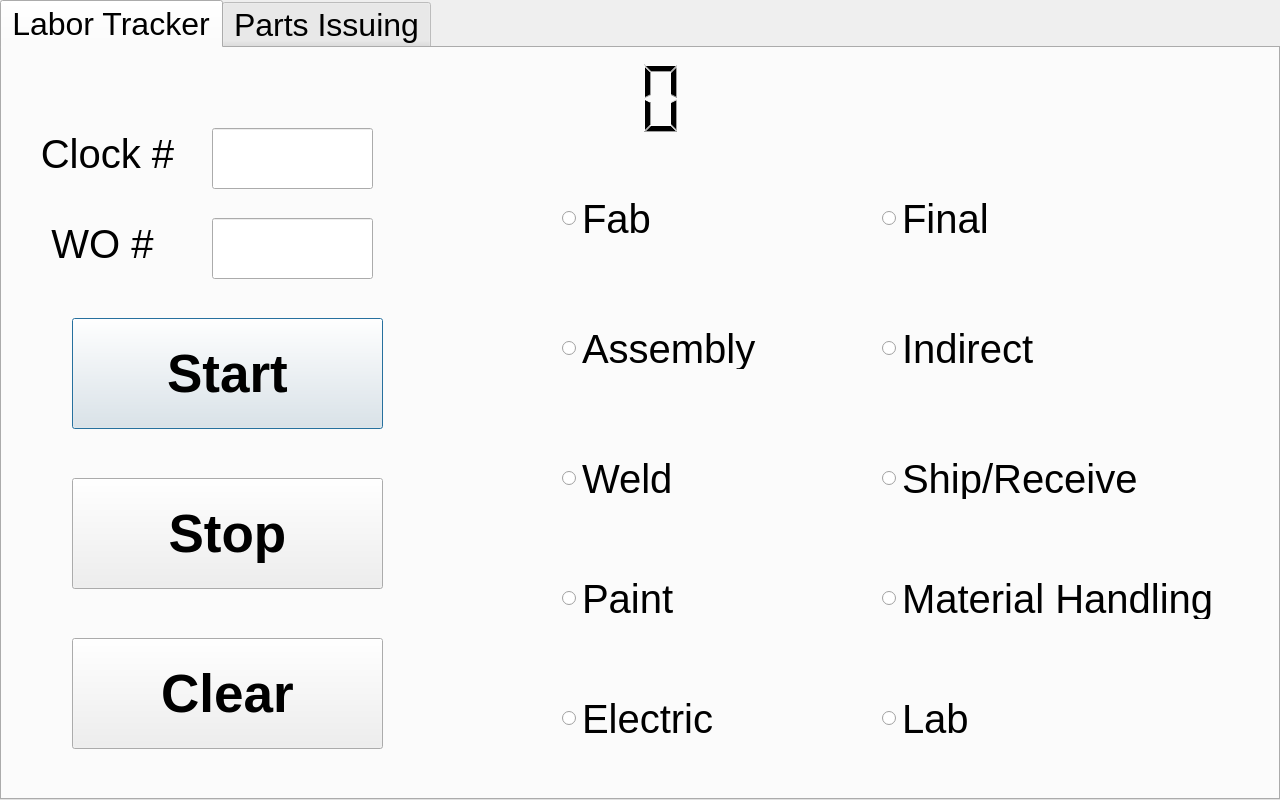
<?xml version="1.0" encoding="UTF-8"?>
<ui version="4.0">
 <class>MainWindow</class>
 <widget class="QDialog" name="MainWindow">
  <property name="geometry">
   <rect>
    <x>0</x>
    <y>0</y>
    <width>1280</width>
    <height>800</height>
   </rect>
  </property>
  <property name="minimumSize">
   <size>
    <width>1280</width>
    <height>800</height>
   </size>
  </property>
  <property name="maximumSize">
   <size>
    <width>1280</width>
    <height>800</height>
   </size>
  </property>
  <property name="cursor">
   <cursorShape>BlankCursor</cursorShape>
  </property>
  <property name="windowTitle">
   <string>Freeman Labor Tracker</string>
  </property>
  <widget class="QTabWidget" name="tabWidget">
   <property name="geometry">
    <rect>
     <x>0</x>
     <y>0</y>
     <width>1280</width>
     <height>800</height>
    </rect>
   </property>
   <property name="sizePolicy">
    <sizepolicy hsizetype="Fixed" vsizetype="Fixed">
     <horstretch>0</horstretch>
     <verstretch>0</verstretch>
    </sizepolicy>
   </property>
   <property name="minimumSize">
    <size>
     <width>1280</width>
     <height>800</height>
    </size>
   </property>
   <property name="maximumSize">
    <size>
     <width>1280</width>
     <height>800</height>
    </size>
   </property>
   <property name="font">
    <font>
     <pointsize>24</pointsize>
    </font>
   </property>
   <property name="styleSheet">
    <string notr="true"/>
   </property>
   <property name="currentIndex">
    <number>0</number>
   </property>
   <widget class="QWidget" name="tab">
    <property name="styleSheet">
     <string notr="true"/>
    </property>
    <attribute name="title">
     <string>Labor Tracker</string>
    </attribute>
    <widget class="QLineEdit" name="txtEID">
     <property name="geometry">
      <rect>
       <x>210</x>
       <y>80</y>
       <width>161</width>
       <height>61</height>
      </rect>
     </property>
     <property name="font">
      <font>
       <pointsize>30</pointsize>
      </font>
     </property>
     <property name="alignment">
      <set>Qt::AlignCenter</set>
     </property>
    </widget>
    <widget class="QLabel" name="lblClock">
     <property name="geometry">
      <rect>
       <x>10</x>
       <y>80</y>
       <width>191</width>
       <height>51</height>
      </rect>
     </property>
     <property name="font">
      <font>
       <pointsize>30</pointsize>
      </font>
     </property>
     <property name="text">
      <string>Clock #</string>
     </property>
     <property name="alignment">
      <set>Qt::AlignCenter</set>
     </property>
    </widget>
    <widget class="QLineEdit" name="txtWOID">
     <property name="geometry">
      <rect>
       <x>210</x>
       <y>170</y>
       <width>161</width>
       <height>61</height>
      </rect>
     </property>
     <property name="font">
      <font>
       <pointsize>30</pointsize>
      </font>
     </property>
     <property name="alignment">
      <set>Qt::AlignCenter</set>
     </property>
    </widget>
    <widget class="QLabel" name="lblWOID">
     <property name="geometry">
      <rect>
       <x>10</x>
       <y>170</y>
       <width>181</width>
       <height>51</height>
      </rect>
     </property>
     <property name="font">
      <font>
       <pointsize>30</pointsize>
      </font>
     </property>
     <property name="text">
      <string>WO #</string>
     </property>
     <property name="alignment">
      <set>Qt::AlignCenter</set>
     </property>
    </widget>
    <widget class="QPushButton" name="btnStart">
     <property name="geometry">
      <rect>
       <x>70</x>
       <y>270</y>
       <width>311</width>
       <height>111</height>
      </rect>
     </property>
     <property name="font">
      <font>
       <pointsize>40</pointsize>
       <weight>75</weight>
       <bold>true</bold>
      </font>
     </property>
     <property name="text">
      <string>Start</string>
     </property>
    </widget>
    <widget class="QPushButton" name="btnStop">
     <property name="geometry">
      <rect>
       <x>70</x>
       <y>430</y>
       <width>311</width>
       <height>111</height>
      </rect>
     </property>
     <property name="font">
      <font>
       <pointsize>40</pointsize>
       <weight>75</weight>
       <bold>true</bold>
      </font>
     </property>
     <property name="text">
      <string>Stop</string>
     </property>
    </widget>
    <widget class="QPushButton" name="btnClear">
     <property name="geometry">
      <rect>
       <x>70</x>
       <y>590</y>
       <width>311</width>
       <height>111</height>
      </rect>
     </property>
     <property name="font">
      <font>
       <pointsize>40</pointsize>
       <weight>75</weight>
       <bold>true</bold>
      </font>
     </property>
     <property name="text">
      <string>Clear</string>
     </property>
    </widget>
    <widget class="QLCDNumber" name="lcdTime">
     <property name="geometry">
      <rect>
       <x>460</x>
       <y>10</y>
       <width>241</width>
       <height>81</height>
      </rect>
     </property>
     <property name="frameShape">
      <enum>QFrame::NoFrame</enum>
     </property>
    </widget>
    <widget class="QRadioButton" name="rbIndirect">
     <property name="geometry">
      <rect>
       <x>880</x>
       <y>280</y>
       <width>241</width>
       <height>41</height>
      </rect>
     </property>
     <property name="font">
      <font>
       <pointsize>30</pointsize>
      </font>
     </property>
     <property name="text">
      <string>Indirect</string>
     </property>
    </widget>
    <widget class="QRadioButton" name="rbWeld">
     <property name="geometry">
      <rect>
       <x>560</x>
       <y>410</y>
       <width>221</width>
       <height>41</height>
      </rect>
     </property>
     <property name="font">
      <font>
       <pointsize>30</pointsize>
      </font>
     </property>
     <property name="text">
      <string>Weld</string>
     </property>
    </widget>
    <widget class="QRadioButton" name="rbFinal">
     <property name="geometry">
      <rect>
       <x>880</x>
       <y>150</y>
       <width>241</width>
       <height>41</height>
      </rect>
     </property>
     <property name="font">
      <font>
       <pointsize>30</pointsize>
       <weight>50</weight>
       <bold>false</bold>
      </font>
     </property>
     <property name="text">
      <string>Final</string>
     </property>
     <property name="iconSize">
      <size>
       <width>16</width>
       <height>16</height>
      </size>
     </property>
    </widget>
    <widget class="QRadioButton" name="rbShipReceive">
     <property name="geometry">
      <rect>
       <x>880</x>
       <y>410</y>
       <width>361</width>
       <height>41</height>
      </rect>
     </property>
     <property name="font">
      <font>
       <pointsize>30</pointsize>
      </font>
     </property>
     <property name="text">
      <string>Ship/Receive</string>
     </property>
    </widget>
    <widget class="QRadioButton" name="rbAssembly">
     <property name="geometry">
      <rect>
       <x>560</x>
       <y>280</y>
       <width>221</width>
       <height>41</height>
      </rect>
     </property>
     <property name="font">
      <font>
       <pointsize>30</pointsize>
      </font>
     </property>
     <property name="text">
      <string>Assembly</string>
     </property>
    </widget>
    <widget class="QRadioButton" name="rbFab">
     <property name="geometry">
      <rect>
       <x>560</x>
       <y>150</y>
       <width>221</width>
       <height>41</height>
      </rect>
     </property>
     <property name="font">
      <font>
       <pointsize>30</pointsize>
      </font>
     </property>
     <property name="layoutDirection">
      <enum>Qt::LeftToRight</enum>
     </property>
     <property name="styleSheet">
      <string notr="true"/>
     </property>
     <property name="text">
      <string>Fab</string>
     </property>
    </widget>
    <widget class="QRadioButton" name="rbMaterialHandling">
     <property name="geometry">
      <rect>
       <x>880</x>
       <y>530</y>
       <width>391</width>
       <height>41</height>
      </rect>
     </property>
     <property name="font">
      <font>
       <pointsize>30</pointsize>
      </font>
     </property>
     <property name="text">
      <string>Material Handling</string>
     </property>
    </widget>
    <widget class="QRadioButton" name="rbElectric">
     <property name="geometry">
      <rect>
       <x>560</x>
       <y>650</y>
       <width>221</width>
       <height>41</height>
      </rect>
     </property>
     <property name="font">
      <font>
       <pointsize>30</pointsize>
      </font>
     </property>
     <property name="text">
      <string>Electric</string>
     </property>
    </widget>
    <widget class="QRadioButton" name="rbPaint">
     <property name="geometry">
      <rect>
       <x>560</x>
       <y>530</y>
       <width>221</width>
       <height>41</height>
      </rect>
     </property>
     <property name="font">
      <font>
       <pointsize>30</pointsize>
      </font>
     </property>
     <property name="text">
      <string>Paint</string>
     </property>
    </widget>
    <widget class="QRadioButton" name="rbLab">
     <property name="geometry">
      <rect>
       <x>880</x>
       <y>650</y>
       <width>231</width>
       <height>41</height>
      </rect>
     </property>
     <property name="font">
      <font>
       <pointsize>30</pointsize>
      </font>
     </property>
     <property name="text">
      <string>Lab</string>
     </property>
    </widget>
   </widget>
   <widget class="QWidget" name="tab_2">
    <property name="styleSheet">
     <string notr="true"/>
    </property>
    <attribute name="title">
     <string>Parts Issuing</string>
    </attribute>
    <widget class="QPushButton" name="btn5">
     <property name="geometry">
      <rect>
       <x>920</x>
       <y>210</y>
       <width>113</width>
       <height>111</height>
      </rect>
     </property>
     <property name="font">
      <font>
       <pointsize>40</pointsize>
       <weight>75</weight>
       <bold>true</bold>
      </font>
     </property>
     <property name="text">
      <string>5</string>
     </property>
    </widget>
    <widget class="QLineEdit" name="txtClockID">
     <property name="geometry">
      <rect>
       <x>340</x>
       <y>120</y>
       <width>181</width>
       <height>61</height>
      </rect>
     </property>
     <property name="font">
      <font>
       <pointsize>30</pointsize>
       <weight>75</weight>
       <bold>true</bold>
      </font>
     </property>
     <property name="alignment">
      <set>Qt::AlignCenter</set>
     </property>
    </widget>
    <widget class="QPushButton" name="btnClearParts">
     <property name="geometry">
      <rect>
       <x>80</x>
       <y>590</y>
       <width>251</width>
       <height>141</height>
      </rect>
     </property>
     <property name="font">
      <font>
       <pointsize>40</pointsize>
       <weight>75</weight>
       <bold>true</bold>
      </font>
     </property>
     <property name="text">
      <string>Clear</string>
     </property>
    </widget>
    <widget class="QLabel" name="lblQty">
     <property name="geometry">
      <rect>
       <x>600</x>
       <y>290</y>
       <width>141</width>
       <height>91</height>
      </rect>
     </property>
     <property name="font">
      <font>
       <pointsize>40</pointsize>
       <weight>75</weight>
       <bold>true</bold>
      </font>
     </property>
     <property name="text">
      <string/>
     </property>
     <property name="alignment">
      <set>Qt::AlignCenter</set>
     </property>
    </widget>
    <widget class="QLabel" name="lblPartReturn">
     <property name="geometry">
      <rect>
       <x>20</x>
       <y>440</y>
       <width>581</width>
       <height>51</height>
      </rect>
     </property>
     <property name="font">
      <font>
       <pointsize>24</pointsize>
      </font>
     </property>
     <property name="text">
      <string/>
     </property>
     <property name="alignment">
      <set>Qt::AlignCenter</set>
     </property>
    </widget>
    <widget class="QPushButton" name="btn8">
     <property name="geometry">
      <rect>
       <x>920</x>
       <y>330</y>
       <width>113</width>
       <height>111</height>
      </rect>
     </property>
     <property name="font">
      <font>
       <pointsize>40</pointsize>
       <weight>75</weight>
       <bold>true</bold>
      </font>
     </property>
     <property name="text">
      <string>8</string>
     </property>
    </widget>
    <widget class="QLabel" name="lblWOBOMID">
     <property name="geometry">
      <rect>
       <x>0</x>
       <y>270</y>
       <width>341</width>
       <height>41</height>
      </rect>
     </property>
     <property name="font">
      <font>
       <pointsize>30</pointsize>
      </font>
     </property>
     <property name="text">
      <string>WO BOM #</string>
     </property>
     <property name="alignment">
      <set>Qt::AlignCenter</set>
     </property>
    </widget>
    <widget class="QPushButton" name="btn4">
     <property name="geometry">
      <rect>
       <x>790</x>
       <y>210</y>
       <width>113</width>
       <height>111</height>
      </rect>
     </property>
     <property name="font">
      <font>
       <pointsize>40</pointsize>
       <weight>75</weight>
       <bold>true</bold>
      </font>
     </property>
     <property name="text">
      <string>4</string>
     </property>
    </widget>
    <widget class="QLabel" name="lblWOIDReturn">
     <property name="geometry">
      <rect>
       <x>20</x>
       <y>350</y>
       <width>581</width>
       <height>51</height>
      </rect>
     </property>
     <property name="font">
      <font>
       <pointsize>24</pointsize>
      </font>
     </property>
     <property name="text">
      <string/>
     </property>
     <property name="alignment">
      <set>Qt::AlignCenter</set>
     </property>
    </widget>
    <widget class="QPushButton" name="btn7">
     <property name="geometry">
      <rect>
       <x>790</x>
       <y>330</y>
       <width>113</width>
       <height>111</height>
      </rect>
     </property>
     <property name="font">
      <font>
       <pointsize>40</pointsize>
       <weight>75</weight>
       <bold>true</bold>
      </font>
     </property>
     <property name="text">
      <string>7</string>
     </property>
    </widget>
    <widget class="QLineEdit" name="txtWOBOMID">
     <property name="geometry">
      <rect>
       <x>340</x>
       <y>260</y>
       <width>181</width>
       <height>61</height>
      </rect>
     </property>
     <property name="font">
      <font>
       <pointsize>30</pointsize>
       <weight>75</weight>
       <bold>true</bold>
      </font>
     </property>
     <property name="alignment">
      <set>Qt::AlignCenter</set>
     </property>
    </widget>
    <widget class="QLabel" name="lblClockID">
     <property name="geometry">
      <rect>
       <x>0</x>
       <y>130</y>
       <width>341</width>
       <height>41</height>
      </rect>
     </property>
     <property name="font">
      <font>
       <pointsize>30</pointsize>
      </font>
     </property>
     <property name="text">
      <string>Clock #</string>
     </property>
     <property name="alignment">
      <set>Qt::AlignCenter</set>
     </property>
    </widget>
    <widget class="QPushButton" name="btn1">
     <property name="geometry">
      <rect>
       <x>790</x>
       <y>90</y>
       <width>113</width>
       <height>111</height>
      </rect>
     </property>
     <property name="font">
      <font>
       <pointsize>40</pointsize>
       <weight>75</weight>
       <bold>true</bold>
      </font>
     </property>
     <property name="text">
      <string>1</string>
     </property>
    </widget>
    <widget class="QPushButton" name="btn6">
     <property name="geometry">
      <rect>
       <x>1050</x>
       <y>210</y>
       <width>113</width>
       <height>111</height>
      </rect>
     </property>
     <property name="font">
      <font>
       <pointsize>40</pointsize>
       <weight>75</weight>
       <bold>true</bold>
      </font>
     </property>
     <property name="text">
      <string>6</string>
     </property>
    </widget>
    <widget class="QPushButton" name="btnClearQty">
     <property name="geometry">
      <rect>
       <x>920</x>
       <y>450</y>
       <width>241</width>
       <height>111</height>
      </rect>
     </property>
     <property name="font">
      <font>
       <pointsize>40</pointsize>
       <weight>75</weight>
       <bold>true</bold>
      </font>
     </property>
     <property name="text">
      <string>Clear</string>
     </property>
    </widget>
    <widget class="QPushButton" name="btn3">
     <property name="geometry">
      <rect>
       <x>1050</x>
       <y>90</y>
       <width>113</width>
       <height>111</height>
      </rect>
     </property>
     <property name="font">
      <font>
       <pointsize>40</pointsize>
       <weight>75</weight>
       <bold>true</bold>
      </font>
     </property>
     <property name="text">
      <string>3</string>
     </property>
    </widget>
    <widget class="QPushButton" name="btn0">
     <property name="geometry">
      <rect>
       <x>790</x>
       <y>450</y>
       <width>113</width>
       <height>111</height>
      </rect>
     </property>
     <property name="font">
      <font>
       <pointsize>40</pointsize>
       <weight>75</weight>
       <bold>true</bold>
      </font>
     </property>
     <property name="text">
      <string>0</string>
     </property>
    </widget>
    <widget class="QPushButton" name="btnEnter">
     <property name="geometry">
      <rect>
       <x>560</x>
       <y>590</y>
       <width>611</width>
       <height>141</height>
      </rect>
     </property>
     <property name="font">
      <font>
       <pointsize>40</pointsize>
       <weight>75</weight>
       <bold>true</bold>
      </font>
     </property>
     <property name="text">
      <string>Enter</string>
     </property>
    </widget>
    <widget class="QPushButton" name="btn2">
     <property name="geometry">
      <rect>
       <x>920</x>
       <y>90</y>
       <width>113</width>
       <height>111</height>
      </rect>
     </property>
     <property name="font">
      <font>
       <pointsize>40</pointsize>
       <weight>75</weight>
       <bold>true</bold>
      </font>
     </property>
     <property name="text">
      <string>2</string>
     </property>
    </widget>
    <widget class="QPushButton" name="btn9">
     <property name="geometry">
      <rect>
       <x>1050</x>
       <y>330</y>
       <width>113</width>
       <height>111</height>
      </rect>
     </property>
     <property name="font">
      <font>
       <pointsize>40</pointsize>
       <weight>75</weight>
       <bold>true</bold>
      </font>
     </property>
     <property name="text">
      <string>9</string>
     </property>
    </widget>
    <widget class="QLCDNumber" name="lcdTimeParts">
     <property name="geometry">
      <rect>
       <x>450</x>
       <y>10</y>
       <width>261</width>
       <height>81</height>
      </rect>
     </property>
     <property name="frameShape">
      <enum>QFrame::NoFrame</enum>
     </property>
    </widget>
   </widget>
  </widget>
 </widget>
 <resources/>
 <connections/>
</ui>
